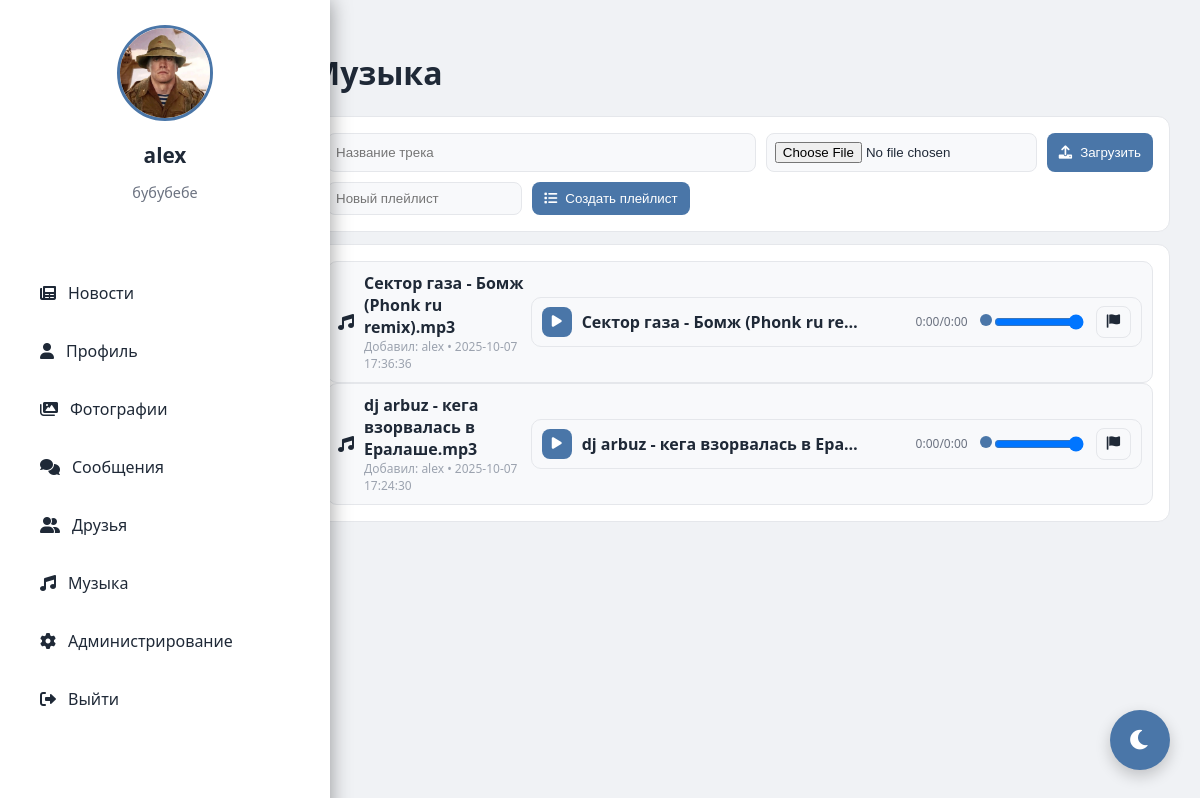
/music (signed in), run on an earlier commit of the app's database.
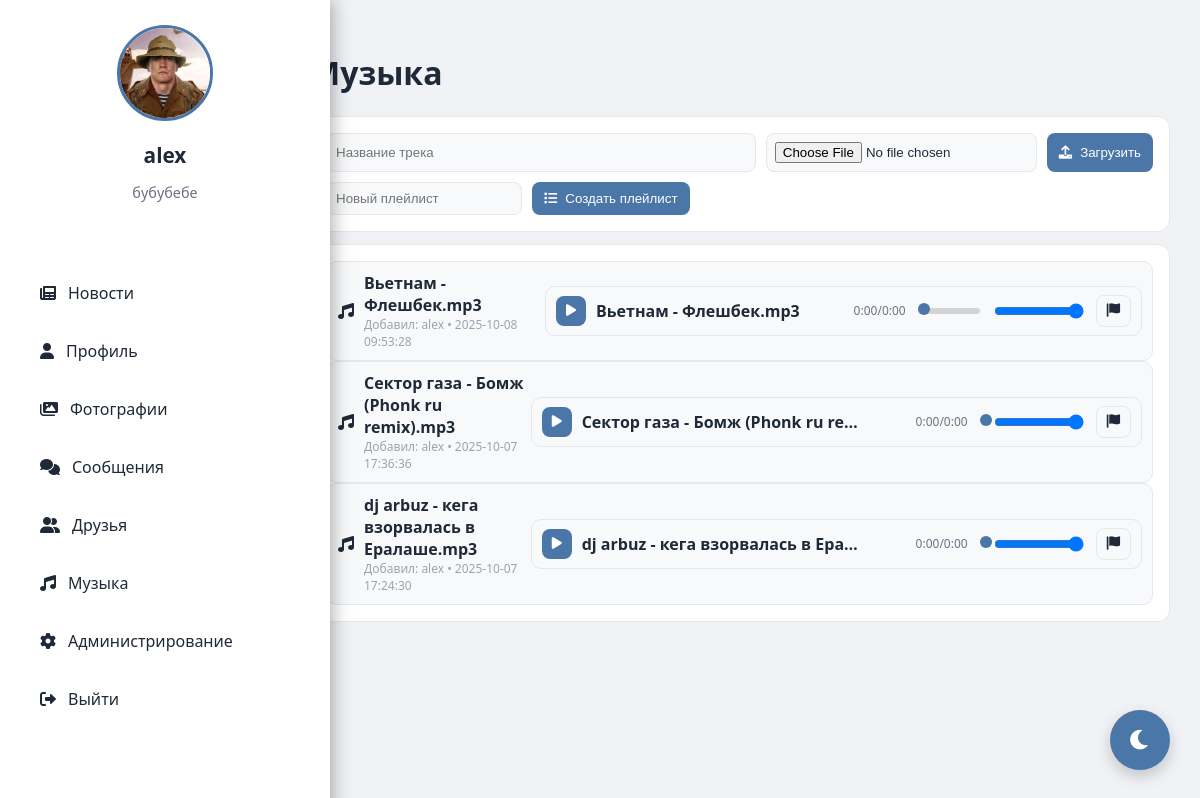
And on a later commit of the database.
### tables this page shows
CREATE TABLE music (
                 id INTEGER PRIMARY KEY AUTOINCREMENT,
                 user_id INTEGER NOT NULL,
                 filename TEXT NOT NULL,
                 title TEXT,
                 uploaded_at DATETIME DEFAULT CURRENT_TIMESTAMP,
                 FOREIGN KEY(user_id) REFERENCES users(id));

CREATE TABLE users (
                id INTEGER PRIMARY KEY AUTOINCREMENT,
                username TEXT UNIQUE NOT NULL,
                password TEXT NOT NULL,
                email TEXT,
                bio TEXT,
                avatar TEXT, role TEXT DEFAULT 'user' CHECK(role IN ('admin', 'moderator', 'user')), is_online BOOLEAN DEFAULT FALSE, last_seen DATETIME, banner TEXT, is_blocked BOOLEAN DEFAULT 0, block_reason TEXT);

### routes/music.py (the view)
@bp.route('/music')
def music_index():
    if 'user_id' not in session:
        return redirect(url_for('auth.index'))
    conn = get_db(); c = conn.cursor()
    c.execute('SELECT id, username, email, bio, avatar, role FROM users WHERE id=?', (session['user_id'],))
    me = c.fetchone()
    current_user = None
    if me:
        current_user = {
            'id': me['id'],
            'username': me['username'],
            'email': me['email'],
            'bio': me['bio'],
            'avatar': me['avatar'],
            'role': me['role'],
        }
    c.execute('''SELECT m.id, m.filename, m.title, m.uploaded_at, u.username
                 FROM music m JOIN users u ON m.user_id=u.id
                 ORDER BY m.uploaded_at DESC''')
    tracks = c.fetchall(); conn.close()
    return render_template('music.html', current_user=current_user, tracks=tracks, active_page='music')

### app.py (called while the page is built)
def _gen_csrf_token():
    import secrets
    token = session.get('_csrf_token')
    if not token:
        token = secrets.token_urlsafe(32)
        session['_csrf_token'] = token
    return token

@app.context_processor
def inject_csrf():
    return {'csrf_token': _gen_csrf_token()}

@app.before_request
def csrf_protect():
    if request.method in ('POST','PUT','PATCH','DELETE'):
        if request.path.startswith('/socket.io') or request.path.startswith('/static'):
            return None
        if request.endpoint in {'auth.index'}:
            if not session.get('_csrf_token'):
                return None
        token = None
        token = request.headers.get('X-CSRFToken') or request.headers.get('X-CSRF-Token')
        if not token:
            token = request.form.get('csrf_token') or request.args.get('csrf_token')
        if not token and request.is_json:
            try:
                token = (request.get_json(silent=True) or {}).get('csrf_token')
            except Exception:
                token = None
        if not token or token != session.get('_csrf_token'):
            return ('CSRF token missing or invalid', 400)

### templates/music.html (shortened to what this page needs)
<!DOCTYPE html>
<html>
<head>
    <link href="https://cdnjs.cloudflare.com/ajax/libs/font-awesome/6.0.0/css/all.min.css" rel="stylesheet">
    </head>
<body>
    <div class="app">
        <div class="sidebar">
            <div class="profile-card">
                <img src="{{ url_for('static', filename='uploads/' + current_user.avatar) if current_user and current_user.avatar else url_for('static', filename='uploads/default_avatar.png') }}" alt="Avatar">
                <h3>{{ current_user.username if current_user else 'Профиль' }}</h3>
                <p>{{ current_user.bio if current_user else '' }}</p>
            </div>
            <div class="nav">
                <a href="{{ url_for('feed.feed') }}"><i class="fas fa-newspaper"></i> Новости</a>
                <a href="{{ url_for('profile.profile') }}"><i class="fas fa-user"></i> Профиль</a>
                <a href="{{ url_for('gallery.gallery') }}"><i class="fas fa-images"></i> Фотографии</a>
                <a href="{{ url_for('messages.messages') }}"><i class="fas fa-comments"></i> Сообщения</a>
                <a href="{{ url_for('friends.friends') }}"><i class="fas fa-user-friends"></i> Друзья</a>
                <a href="{{ url_for('music.music_index') }}" class="active"><i class="fas fa-music"></i> Музыка</a>
                {% if current_user and current_user.role in ['admin','moderator'] %}
                <a href="{{ url_for('admin.admin') }}"><i class="fas fa-cog"></i> Администрирование</a>
                {% endif %}
                <a href="{{ url_for('static.logout') }}"><i class="fas fa-sign-out-alt"></i> Выйти</a>
            </div>
        </div>
        <div class="content">
    <div class="wrap">
        <h1>Музыка</h1>
        <div class="panel" style="margin-bottom:12px;">
            <form method="POST" action="{{ url_for('music.music_upload') }}" enctype="multipart/form-data" class="grid" style="grid-template-columns:1fr auto auto;">
                <input type="text" name="title" placeholder="Название трека">
                <input type="file" name="file" accept="audio/*">
                <button class="btn" type="submit"><i class="fas fa-upload"></i> Загрузить</button>
            </form>
            <form method="POST" action="{{ url_for('music.playlist_create') }}" style="margin-top:10px; display:flex; gap:10px;">
                <input type="text" name="title" placeholder="Новый плейлист">
                <button class="btn" type="submit"><i class="fas fa-list"></i> Создать плейлист</button>
            </form>
        </div>
        <div class="panel">
            {% for t in tracks %}
            <div class="row">
                <div class="meta">
                    <i class="fas fa-music"></i>
                    <div>
                        <div style="font-weight:600">{{ t['title'] or t['filename'] }}</div>
                        <div style="font-size:12px;color:#9ca3af">Добавил: {{ t['username'] }} • {{ t['uploaded_at'] }}</div>
                    </div>
                </div>
                <div style="display:flex;flex-direction:column;gap:8px;align-items:flex-end;">
                    <div class="player" data-audio-id="track-{{ t['id'] }}">
                        <button class="pbtn play"><i class="fas fa-play"></i></button>
                        <div class="p-title">{{ t['title'] or t['filename'] }}</div>
                        <div class="p-time"><span class="cur">0:00</span>/<span class="dur">0:00</span></div>
                        <div class="p-progress"><input type="range" class="p-seek" min="0" max="1000" value="0"></div>
                        <input class="p-vol" type="range" min="0" max="1" step="0.01" value="1">
                        <button class="pbtn secondary" onclick="openReportModal({{ t['id'] }})"><i class="fas fa-flag"></i></button>
                    </div>
                </div>
            </div>
            {% else %}
            <div style="color:#9ca3af">Треков пока нет</div>
            {% endfor %}
    </div>
    <button class="theme-toggle" id="themeToggle"><i class="fas fa-moon"></i></button>
        </div>
    </div>
</body>
</html>

What changed in the data, as far as the page shows it:
added music: title "Вьетнам - Флешбек.mp3", username "alex", uploaded_at "2025-10-08 09:53:28"
